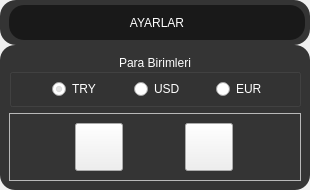
<?xml version="1.0" encoding="UTF-8"?>
<ui version="4.0">
 <class>Ayarlar</class>
 <widget class="QWidget" name="Ayarlar">
  <property name="geometry">
   <rect>
    <x>0</x>
    <y>0</y>
    <width>310</width>
    <height>190</height>
   </rect>
  </property>
  <property name="windowTitle">
   <string>Ayarlar</string>
  </property>
  <layout class="QVBoxLayout" name="verticalLayout">
   <property name="spacing">
    <number>0</number>
   </property>
   <property name="leftMargin">
    <number>0</number>
   </property>
   <property name="topMargin">
    <number>0</number>
   </property>
   <property name="rightMargin">
    <number>0</number>
   </property>
   <property name="bottomMargin">
    <number>0</number>
   </property>
   <item>
    <widget class="QFrame" name="frame">
     <property name="maximumSize">
      <size>
       <width>16777215</width>
       <height>45</height>
      </size>
     </property>
     <property name="styleSheet">
      <string notr="true">#frame{
background-color:rgb(52,52,52);
border-radius:16px;
}</string>
     </property>
     <property name="frameShape">
      <enum>QFrame::NoFrame</enum>
     </property>
     <property name="frameShadow">
      <enum>QFrame::Raised</enum>
     </property>
     <layout class="QVBoxLayout" name="verticalLayout_4" stretch="0">
      <property name="spacing">
       <number>0</number>
      </property>
      <property name="topMargin">
       <number>0</number>
      </property>
      <property name="rightMargin">
       <number>5</number>
      </property>
      <property name="bottomMargin">
       <number>0</number>
      </property>
      <item>
       <widget class="QFrame" name="frame_4">
        <property name="minimumSize">
         <size>
          <width>250</width>
          <height>35</height>
         </size>
        </property>
        <property name="maximumSize">
         <size>
          <width>16777215</width>
          <height>35</height>
         </size>
        </property>
        <property name="styleSheet">
         <string notr="true">#frame_4{
background-color:rgb(25, 25, 25);
border-radius:15px
}</string>
        </property>
        <property name="frameShape">
         <enum>QFrame::NoFrame</enum>
        </property>
        <property name="frameShadow">
         <enum>QFrame::Raised</enum>
        </property>
        <layout class="QVBoxLayout" name="verticalLayout_3">
         <property name="spacing">
          <number>0</number>
         </property>
         <property name="leftMargin">
          <number>0</number>
         </property>
         <property name="topMargin">
          <number>0</number>
         </property>
         <property name="rightMargin">
          <number>0</number>
         </property>
         <property name="bottomMargin">
          <number>0</number>
         </property>
         <item>
          <widget class="QLabel" name="label">
           <property name="styleSheet">
            <string notr="true">#label{
	font: 15pt &quot;Ubuntu Mono&quot;;
	color: rgb(255, 255, 255);
}</string>
           </property>
           <property name="text">
            <string>AYARLAR</string>
           </property>
           <property name="alignment">
            <set>Qt::AlignCenter</set>
           </property>
          </widget>
         </item>
        </layout>
       </widget>
      </item>
     </layout>
    </widget>
   </item>
   <item>
    <widget class="QFrame" name="frame_2">
     <property name="styleSheet">
      <string notr="true">#frame_2{
	background-color: rgb(52, 52, 52);
border-radius:15px

}</string>
     </property>
     <property name="frameShape">
      <enum>QFrame::StyledPanel</enum>
     </property>
     <property name="frameShadow">
      <enum>QFrame::Raised</enum>
     </property>
     <layout class="QVBoxLayout" name="verticalLayout_2">
      <item>
       <widget class="QGroupBox" name="groupBox">
        <property name="styleSheet">
         <string notr="true">#groupBox{
color:white;

}</string>
        </property>
        <property name="title">
         <string>Para Birimleri</string>
        </property>
        <property name="alignment">
         <set>Qt::AlignCenter</set>
        </property>
        <property name="flat">
         <bool>true</bool>
        </property>
        <layout class="QHBoxLayout" name="horizontalLayout">
         <property name="spacing">
          <number>0</number>
         </property>
         <property name="leftMargin">
          <number>40</number>
         </property>
         <property name="topMargin">
          <number>0</number>
         </property>
         <property name="rightMargin">
          <number>0</number>
         </property>
         <property name="bottomMargin">
          <number>0</number>
         </property>
         <item>
          <widget class="QRadioButton" name="TRY">
           <property name="styleSheet">
            <string notr="true">#TRY{
color:white;
}</string>
           </property>
           <property name="text">
            <string>TRY</string>
           </property>
           <property name="checked">
            <bool>true</bool>
           </property>
          </widget>
         </item>
         <item>
          <widget class="QRadioButton" name="USD">
           <property name="styleSheet">
            <string notr="true">#USD{
color:white;
}</string>
           </property>
           <property name="text">
            <string>USD</string>
           </property>
          </widget>
         </item>
         <item>
          <widget class="QRadioButton" name="EUR">
           <property name="styleSheet">
            <string notr="true">#EUR{
color:white;
}</string>
           </property>
           <property name="text">
            <string>EUR</string>
           </property>
          </widget>
         </item>
        </layout>
       </widget>
      </item>
      <item>
       <widget class="QFrame" name="frame_3">
        <property name="frameShape">
         <enum>QFrame::StyledPanel</enum>
        </property>
        <property name="frameShadow">
         <enum>QFrame::Raised</enum>
        </property>
        <layout class="QGridLayout" name="gridLayout">
         <item row="0" column="0">
          <widget class="QPushButton" name="pushButton">
           <property name="minimumSize">
            <size>
             <width>48</width>
             <height>48</height>
            </size>
           </property>
           <property name="maximumSize">
            <size>
             <width>48</width>
             <height>48</height>
            </size>
           </property>
           <property name="text">
            <string/>
           </property>
          </widget>
         </item>
         <item row="0" column="1">
          <widget class="QPushButton" name="pushButton_2">
           <property name="minimumSize">
            <size>
             <width>48</width>
             <height>48</height>
            </size>
           </property>
           <property name="maximumSize">
            <size>
             <width>48</width>
             <height>48</height>
            </size>
           </property>
           <property name="text">
            <string/>
           </property>
          </widget>
         </item>
        </layout>
       </widget>
      </item>
     </layout>
    </widget>
   </item>
  </layout>
 </widget>
 <resources/>
 <connections/>
</ui>
